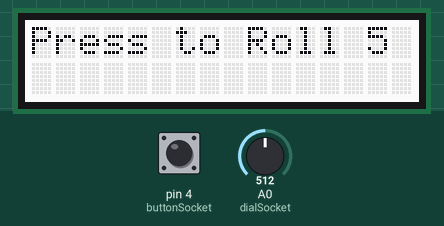
The sketch below on a simulated Arduino Uno, built with avr-gcc and run on an emulated ATmega328P. Shown: 16×2 character LCD. Inputs (shaded band) come from the test bench; at power-on: pin 4 (buttonSocket) LOW, A0 (dialSocket) = 512. Random numbers use the default seed unless the sketch sets one.

Above: at 1.2 s.
1.3 s: pin 4 (buttonSocket) pulled HIGH for 0.15 s
At 4.1 s:
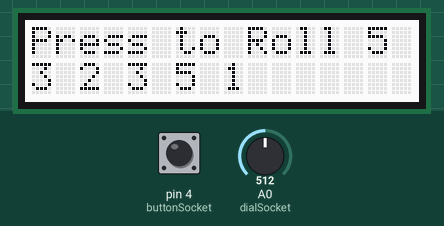
4.4 s: pin 4 (buttonSocket) pulled HIGH for 1 s
At 6.6 s:
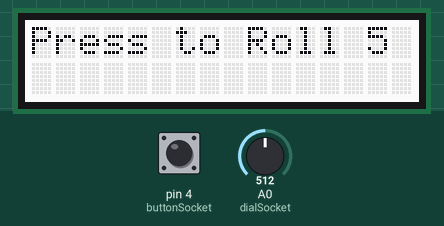
6.9 s: A0 (dialSocket) set to 716
At 7.8 s:
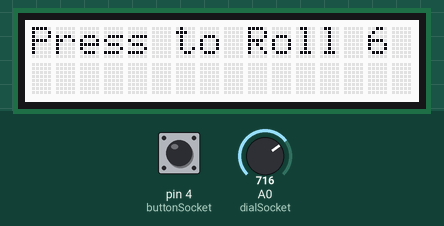
8.4 s: A0 (dialSocket) set to 900
9.9 s: A0 (dialSocket) set to 511
At 11.2 s:
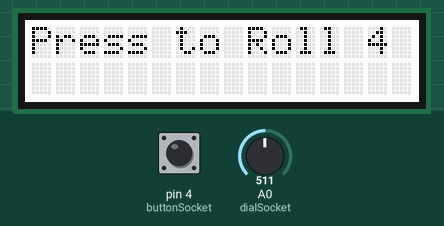
Timing chart, 0 to 12.4 s (numbered marks = the images above; inputs shaded):
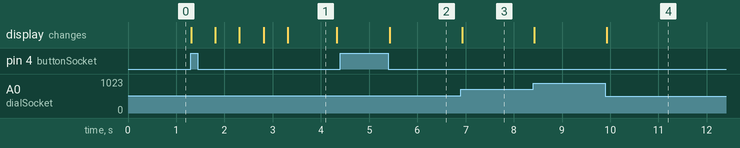

Measured:
- after the input at 1.3 s, the display: first changes at once (image 1 shows a later state)
- after the input at 4.4 s, the display: changes after 1.0 s (image 2)
- after the input at 6.9 s, the display: changes at once (image 3)
- after the input at 9.9 s, the display: changes at once (image 4)
- what the display in image 1 shows lasts 1.0 s, from 3.3 s to 4.3 s

The sketch:

L_06_C_04.ino
```cpp
#include <Wire.h>
#include "rgb_lcd.h"
int buttonSocket = 4;
int dialSocket = A0;

rgb_lcd lcd;
const int colorR = 255;
const int colorG = 255;
const int colorB = 255;
int diceRoll;
int diceNum;
int dialReading;
int loc;

void setup() {
  // put your setup code here, to run once:
  pinMode(buttonSocket, INPUT);
  pinMode(dialSocket, INPUT);
  lcd.begin(16, 2);
  lcd.setRGB(colorR, colorG, colorB);
  randomSeed(analogRead(3));
}

void loop() {
  // put your main code here, to run repeatedly:
  diceNum = 1 + analogRead(dialSocket)/128;
  lcd.clear();
  lcd.setCursor(0,0);
  lcd.print("Press to Roll " + String(diceNum));
  while(not digitalRead(buttonSocket)){
    delay(15);
    dialReading = 1+analogRead(dialSocket)/128;
    if(diceNum != dialReading){
      diceNum = dialReading;
      lcd.clear();
      lcd.setCursor(0, 0);
      lcd.print("Press to Roll " + String(diceNum));
    }
  }
  loc = 0;
  for(int x = diceNum; x > 0; x--){
    lcd.setCursor(loc, 1);
    lcd.print(random(1,7));
    loc += 2;
    delay(500);
  }
  delay(500);
  while(digitalRead(buttonSocket)){
    delay(15);
    }
  lcd.setCursor(0, 0);
  lcd.print("Press to Reset  ");
  while(not digitalRead(buttonSocket)){
    delay(15);
  }
  while(digitalRead(buttonSocket)){
    delay(15);
  }

}
```
